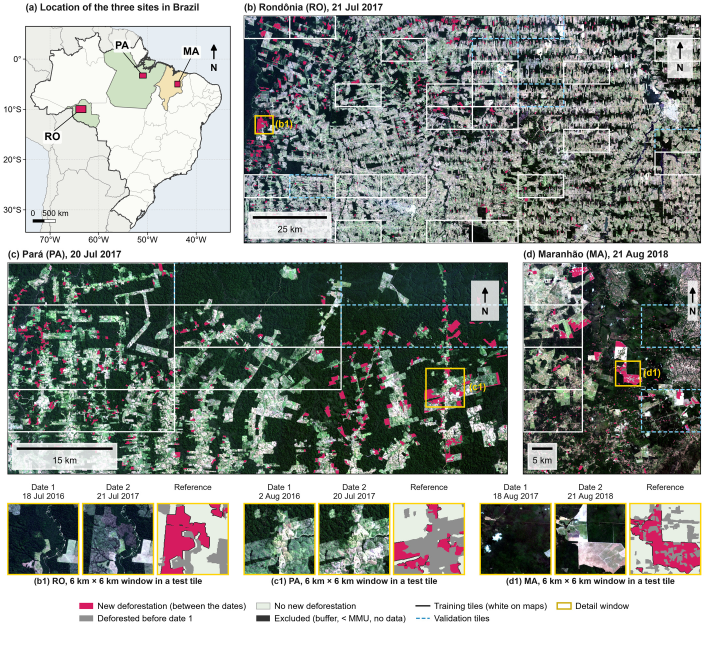
#> input picture paper/figures/ms/fig_study_area_code.jpg, 2125 x 1960 px, given in place of fig_study_area_code.png, which was not available (shown at 1/3 size)
$ python make_ms_copies.py
#> lines starting #> are read from the running program, lines starting #| are printed output that depends on the picture
"""300 dpi copies of the 600 dpi figure masters for the manuscript PDF (paper/figures/ms/).

Photographic figures become high-quality JPEG, line diagrams PNG. The 600 dpi masters stay in paper/figures
and are the files to upload as separate figure files. Run after regenerating any figure.
"""
import os
from PIL import Image

Image.MAX_IMAGE_PIXELS = None
FIG = os.path.join(os.path.dirname(os.path.abspath(__file__)), "..", "paper", "figures")
JOBS = {"fig_study_area_code.png": "jpg", "fig_qualitative.png": "jpg", "fig_methodology.png": "jpg",
        "fig_architecture.png": "png"}
os.makedirs(os.path.join(FIG, "ms"), exist_ok=True)
for f, fmt in JOBS.items():
    im = Image.open(os.path.join(FIG, f)).convert("RGB")
#> im is the input picture: PIL image 2125x1960 RGB; mean R, G, B 148.2, 153.4, 148.2
    im = im.resize((im.width // 2, im.height // 2), Image.LANCZOS)
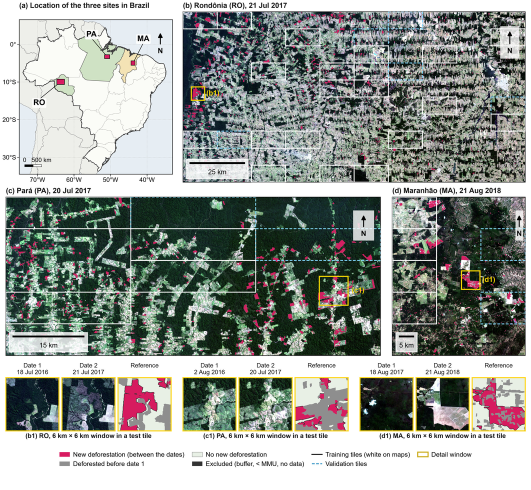
#> im: PIL image 1062x980 RGB (shown at 1/2 size); mean R, G, B 148, 153.1, 148
    out = os.path.join(FIG, "ms", f.replace(".png", "." + fmt))
    if fmt == "jpg":
        im.save(out, quality=93, subsampling=0, dpi=(300, 300))
    else:
        im.save(out, optimize=True, dpi=(300, 300))
    print(out, im.size, f"{os.path.getsize(out) / 1e6:.2f} MB")
#| figures/../paper/figures/ms/fig_study_area_code.jpg (1062, 980) 0.71 MB
#> pass 2 of the loop `for f, fmt in JOBS.items():`:
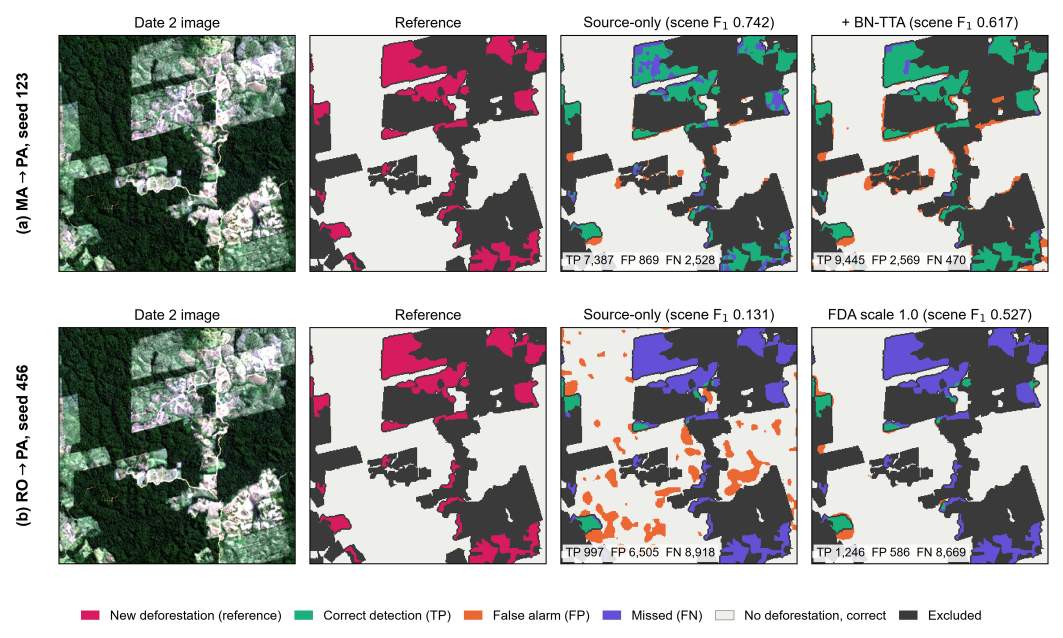
#> input picture paper/figures/ms/fig_qualitative.jpg, 2125 x 1275 px, given in place of fig_qualitative.png, which was not available (shown at 1/2 size)
#> im is the input picture: PIL image 2125x1275 RGB; mean R, G, B 172, 173, 171.7
#> `im = im.resize((im.width // 2, im.height // 2), Image.LANCZOS)`:
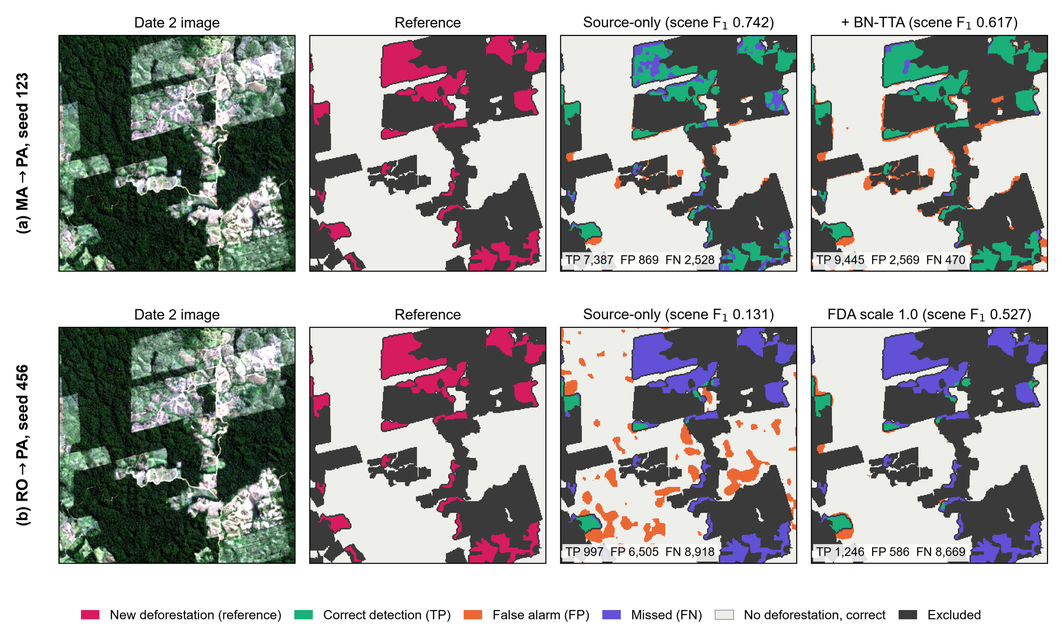
#> im: PIL image 1062x637 RGB; mean R, G, B 171.7, 172.7, 171.4
#| figures/../paper/figures/ms/fig_qualitative.jpg (1062, 637) 0.31 MB
#> pass 3 of the loop `for f, fmt in JOBS.items():`:
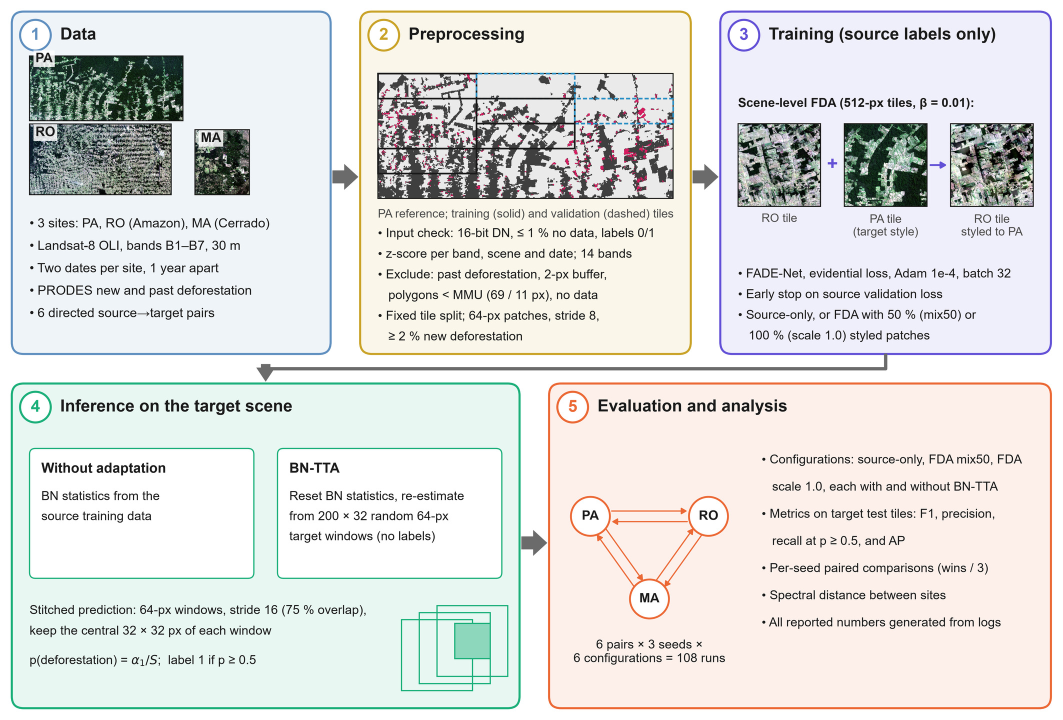
#> input picture paper/figures/ms/fig_methodology.jpg, 2125 x 1440 px, given in place of fig_methodology.png, which was not available (shown at 1/2 size)
#> im is the input picture: PIL image 2125x1440 RGB; mean R, G, B 222.6, 223.3, 221.2
#> `im = im.resize((im.width // 2, im.height // 2), Image.LANCZOS)`:
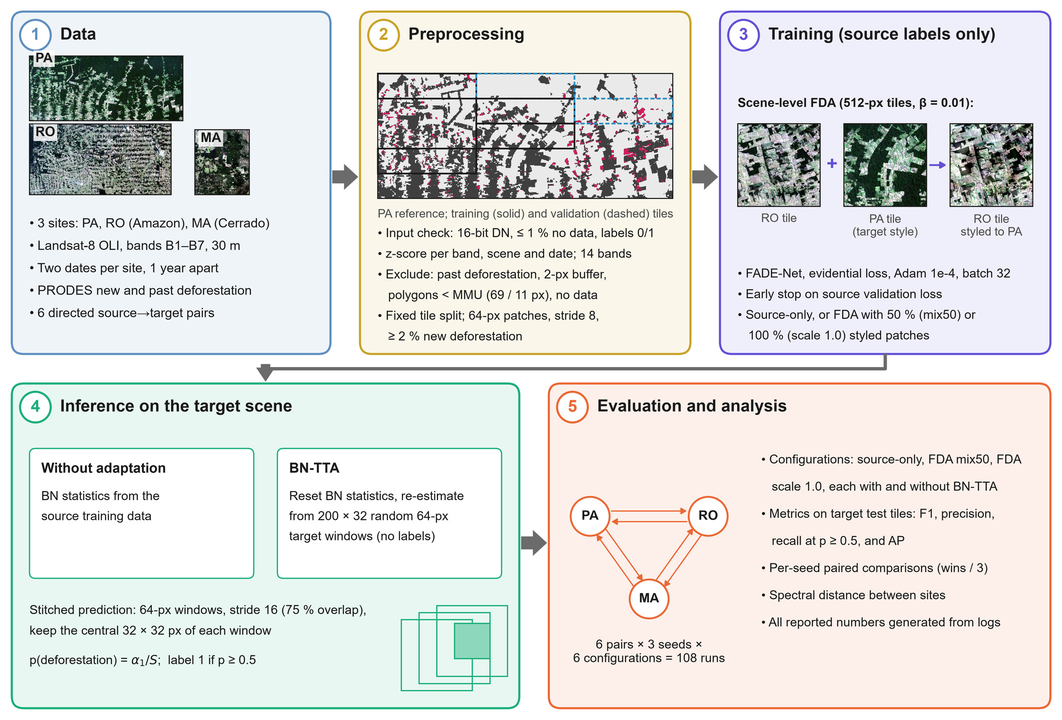
#> im: PIL image 1062x720 RGB; mean R, G, B 222.4, 223.1, 220.9
#| figures/../paper/figures/ms/fig_methodology.jpg (1062, 720) 0.29 MB
#> the loop made 4 passes; the first 3 are shown
